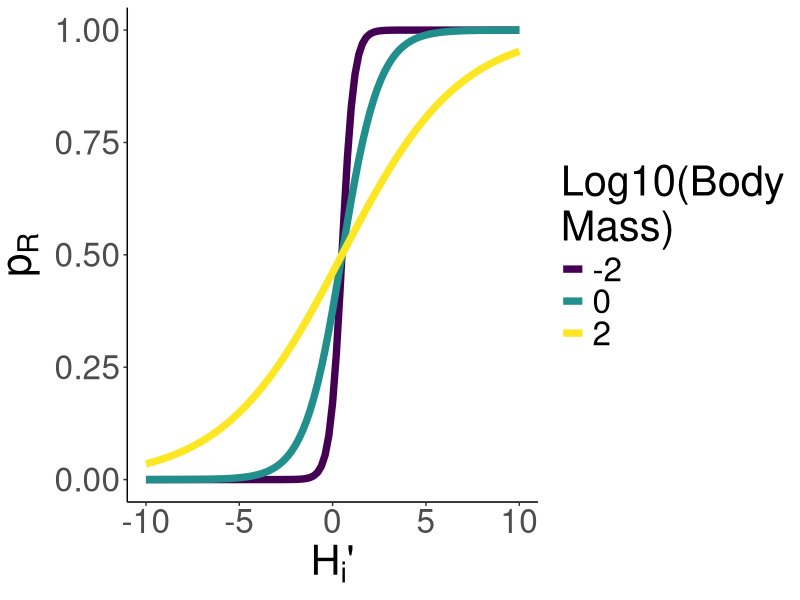
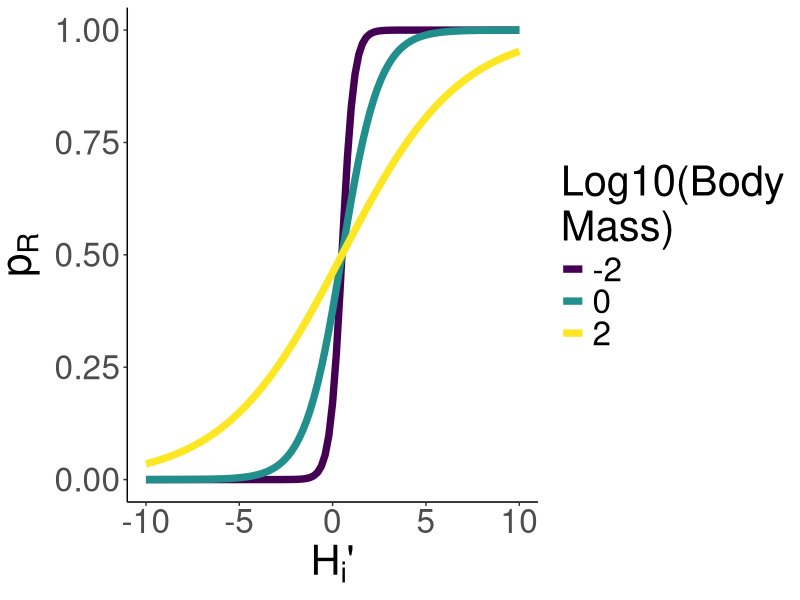

Reproduce these figures in R, in order.
##############################################
## Create new formula for Poff
## Where Poff = 0 at H < 0 and 1 at H > 1
##############################################

library(tidyverse)

gpath = "/home/ben/Documents/TangledMT/Paper/Figures/"
setwd(gpath)

x = seq(-10, 10, length.out = 101)
masses = seq(log10(0.01), log10(100), length.out = 3)
masses = 10^masses
dat = expand.grid(x, masses) %>% rename("x" = 1, "m" = 2)

pOff = function(x, m, k = 0.1) {
    G = m^0.25
    pOff = 1 / (1 + (exp(-(1/G) * (x - 0.5))))
    return(pOff)
}

dat = dat %>% mutate(G = m^0.25, pOff = pOff(x, m, k = 1))

pOffPlot = ggplot(dat, aes(x, pOff, col = as.factor(round(log10(m), 2)))) + 
    geom_line(linewidth = 2.5) +
    theme_classic() +
    labs(x = expression(paste(H[i], "'")), y = expression(paste(p[R],sep="")),
    col = "Log10(Body\nMass)") +
    theme(text = element_text(size = 30)) +
    scale_colour_viridis_d()

pOffPlot

ggsave(filename = "pOffPlot.pdf", plot = pOffPlot,  width = 18, height = 10)
